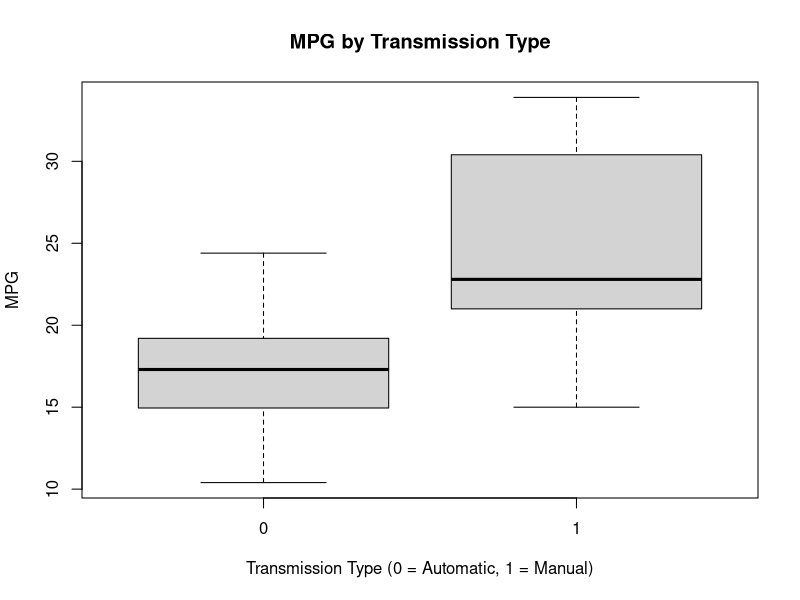
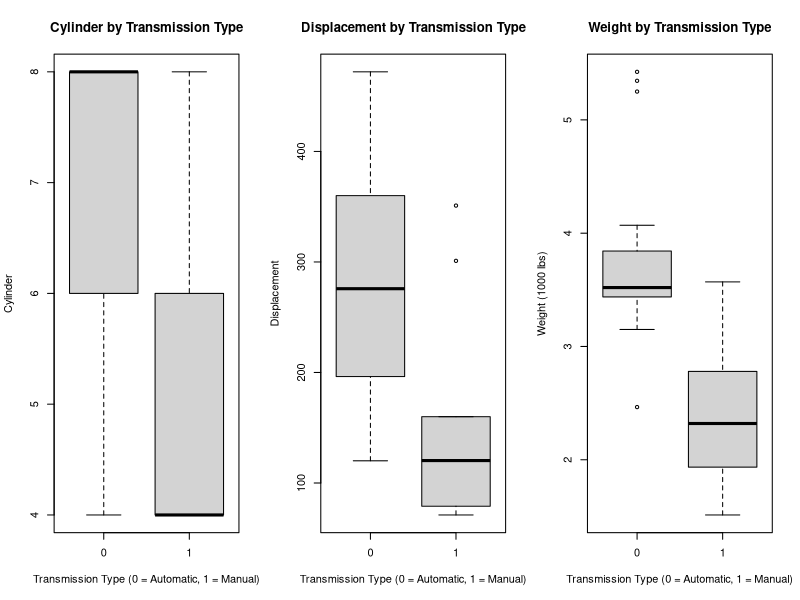
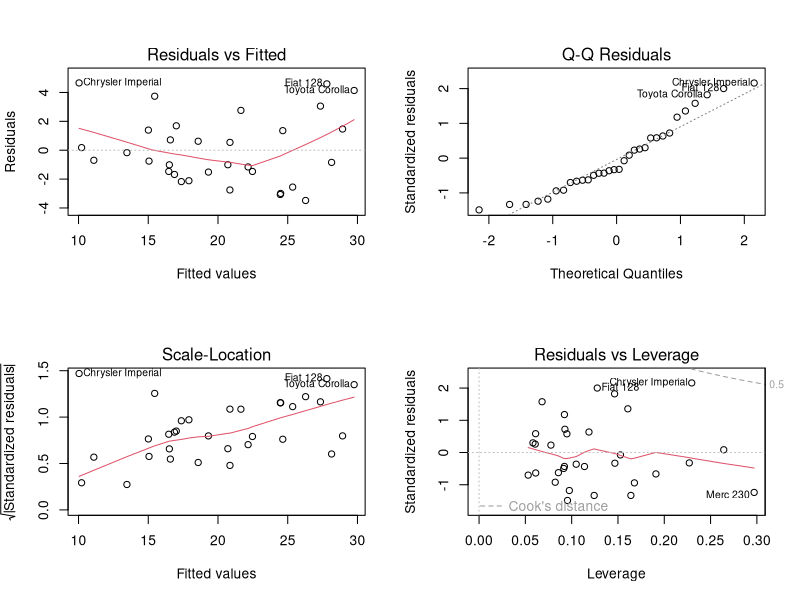
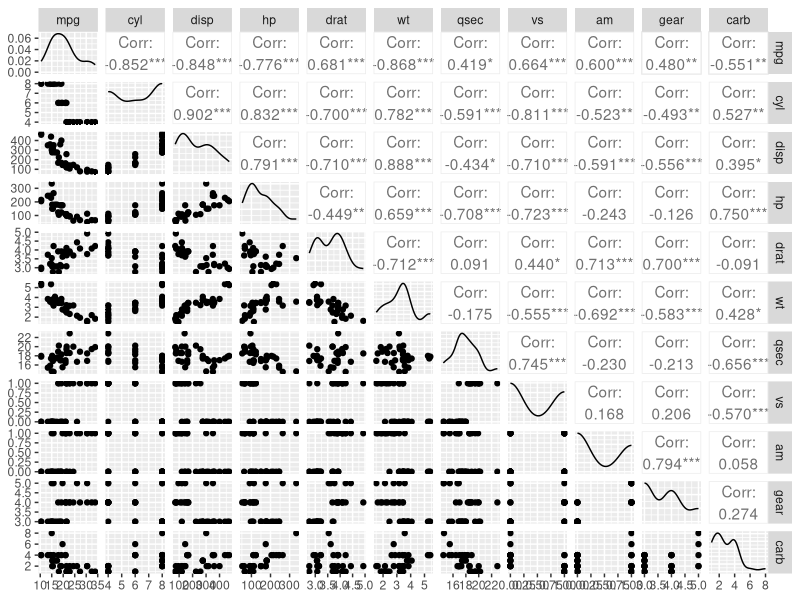

The R source for these figures, in order:
## ---- chunk 1
knitr::opts_chunk$set(echo = TRUE)
library(ggplot2)
library(dplyr)
library(GGally)
## ---- chunk 2
data(mtcars)
head(mtcars)
##dim(mtcars)
str(mtcars)
mtcars %>% distinct(cyl) %>% pull()
mtcars %>% distinct(gear) %>% pull()
mtcars %>% distinct(carb) %>% pull()
## ---- chunk 3
?mtcars
## ---- chunk 4
boxplot(mtcars$mpg ~ mtcars$am, 
          xlab="Transmission Type (0 = Automatic, 1 = Manual)", 
          ylab="MPG",
          main="MPG by Transmission Type")
## ---- chunk 5
mdl <- lm(mpg ~ ., mtcars)
summary(mdl)
## ---- chunk 6
par(mfrow=c(1,3))
  boxplot(mtcars$cyl ~ mtcars$am, 
          xlab="Transmission Type (0 = Automatic, 1 = Manual)", 
          ylab="Cylinder",
          main="Cylinder by Transmission Type")
  boxplot(mtcars$disp ~ mtcars$am, 
          xlab="Transmission Type (0 = Automatic, 1 = Manual)", 
          ylab="Displacement",
          main="Displacement by Transmission Type")
  boxplot(mtcars$wt ~ mtcars$am, 
          xlab="Transmission Type (0 = Automatic, 1 = Manual)", 
          ylab="Weight (1000 lbs)",
          main="Weight by Transmission Type")
## ---- chunk 7
model1 <- lm(mpg~am, mtcars)
summary(model1)
## ---- chunk 8
step <- step(mdl)
summary(step)
model2<-lm(formula = mpg ~ wt + qsec + am, data = mtcars)
summary(model2)
## ---- chunk 9
model3<-lm(formula = mpg ~ cyl + disp + wt + am, data = mtcars)
summary(model3)
## ---- chunk 10
anova(model1, model2, model3)
## ---- chunk 11
par(mfrow=c(2,2))
plot(model2)
## ---- chunk 12
t.test(mtcars[mtcars$am == 0,]$mpg, mtcars[mtcars$am == 1,]$mpg)
## ---- chunk 13
mdl <- lm(mpg ~ ., mtcars)
summary(mdl)
## ---- chunk 14
ggpairs(mtcars)
